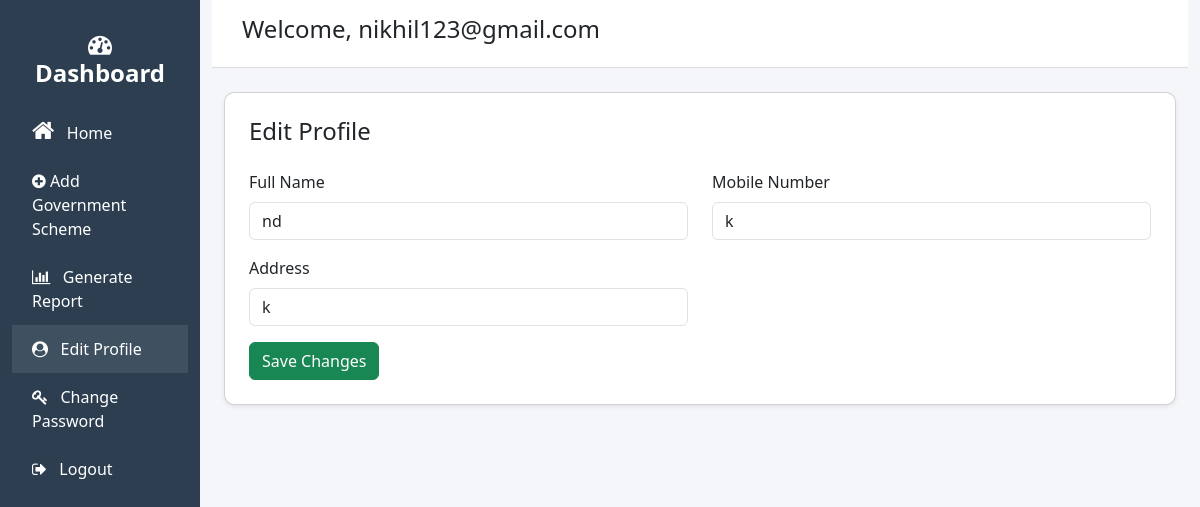
Before: /edit-profile/ (signed in) with the older database file.
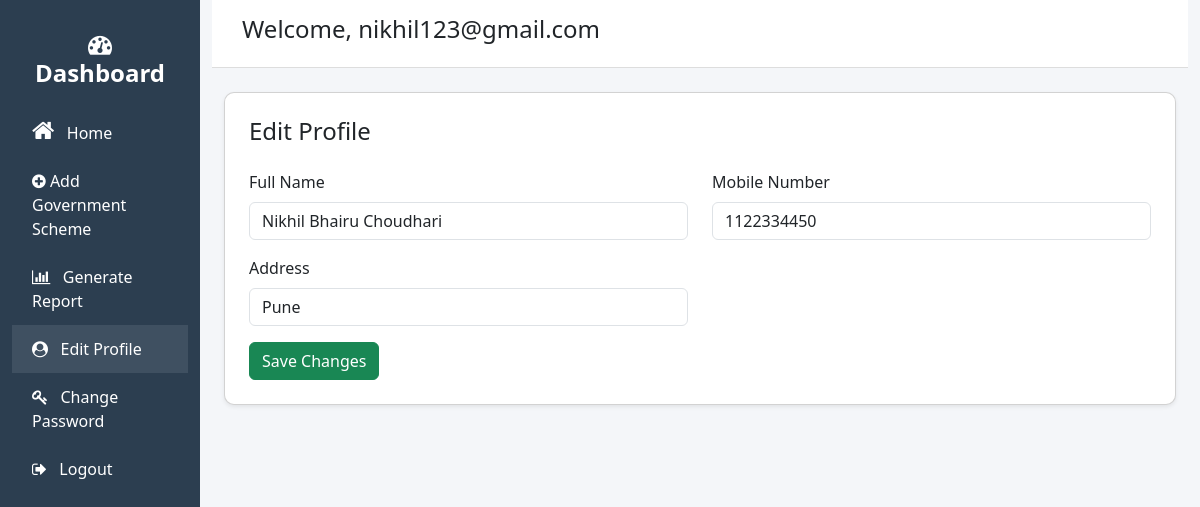
After: the same page with the newer database file.
### office/models.py (models this page shows)
class Officer(models.Model):
    fullName= models.CharField(max_length=100)
    mobno = models.CharField(max_length=10, unique=True)
    email = models.EmailField(max_length=254, unique=True)
    address = models.TextField()
    access=models.BooleanField(default=False)
    password= models.CharField(max_length=20)
    date = models.DateTimeField(auto_now_add=True)

### office/views.py (the view, shortened to what this page needs)
# urls.py: path('edit-profile/', fviews.editProfile, name='edit_profile'), #delete the scheme
def editProfile(request):
    if 'officeemail' not in request.session:  # Check if the session is set
        return redirect('office_login')  # Redirect to the login page if session is not set
    office_email = request.session.get('officeemail')
    cls = status = notify =None
    profile = Officer.objects.get(email=office_email)
    return render(request, 'office/editProfile.html', {'user': profile, 'cls':cls, 'status':status, 'notify':notify})

### templates/office/editProfile.html (shortened to what this page needs)
<!DOCTYPE html>
<html lang="en">
<head>
  <link href="https://cdn.jsdelivr.net/npm/bootstrap@5.3.0/dist/css/bootstrap.min.css" rel="stylesheet">
  <link rel="stylesheet" href="https://cdnjs.cloudflare.com/ajax/libs/font-awesome/4.7.0/css/font-awesome.min.css">
  <link rel="stylesheet" href="/static/CSS/officer/officeDashBoard.css">
</head>
<body>
  <div class="container-fluid">
    <div class="row">
      {% include "office/f_header.html" %}
      <div class="col-md-10">
        <div class="header">
          <h4>Welcome, {{ request.session.officeemail }}</h4>
        </div>
        <div class="container mt-4">
          <div class="card shadow-sm p-4">
            <h4 class="mb-4">Edit Profile</h4>
            <form method="POST" enctype="multipart/form-data">
              <div class="row">
                <div class="col-md-6 mb-3">
                  <label for="name" class="form-label">Full Name</label>
                  <input type="text" class="form-control" id="name" name="name" value="{{ user.fullName }}" placeholder="Enter your full name" pattern="^[A-Za-z\s]+$"
                   required>
                </div>
                <div class="col-md-6 mb-3">
                  <label for="mobno" class="form-label">Mobile Number</label>
                  <input type="text" class="form-control" id="mobno" name="mobno"
                  pattern="^\d{10}$"
                  title="Please enter a valid 10-digit mobile number"  value="{{ user.mobno }}" placeholder="Enter your mobile number" required>
                </div>
              </div>
              <div class="row">
                <div class="col-md-6 mb-3">
                  <label for="address" class="form-label">Address</label>
                  <input type="text" class="form-control" id="address" name="address" value="{{ user.address }}" placeholder="Enter your address" required>
                </div>
              </div>
              <div class="d-flex justify-content-between">
                <button type="submit" class="btn btn-success">Save Changes</button>
              </div>
            </form>
          </div>
        </div>
      </div>
    </div>
  </div>
  {% include "office/f_footer.html" %}
</body>
</html>

Changed rows visible on the page:
changed Officer "nikhil123@gmail.com": name "nd" → "Nikhil Bhairu Choudhari"; mobno "k" → "1122334450"; address "k" → "Pune"
